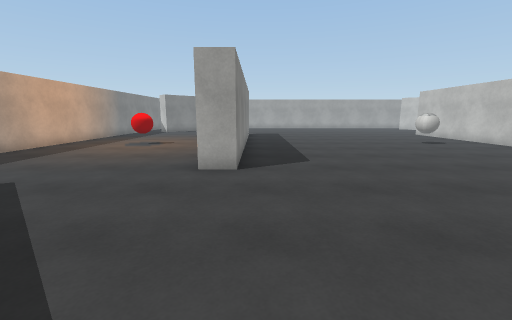
View 1 (above)

24 first-person views from a walk through a scene from a Unity 3-D project. The camera is 1.4 m above the floor, tilts 10° down and sees 90° across. The floor is counted in squares, 1 m on a side. Each view is taken from the middle of a square. On the plan, view 1 faces up. The plan holds only what a view shows up to about 13 squares ahead; the rest is blank. Surface patterns are stand-ins for the level's own textures.

View 2
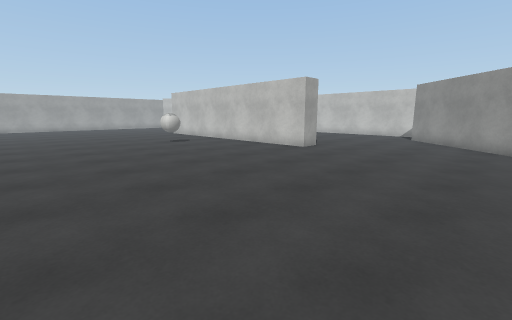

View 3
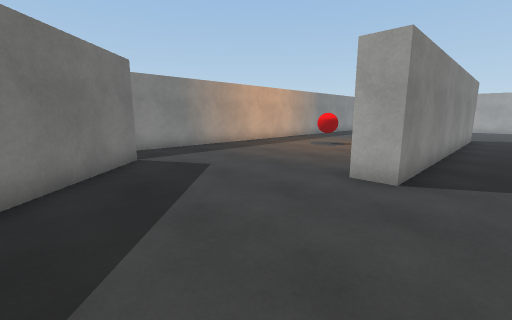

View 4
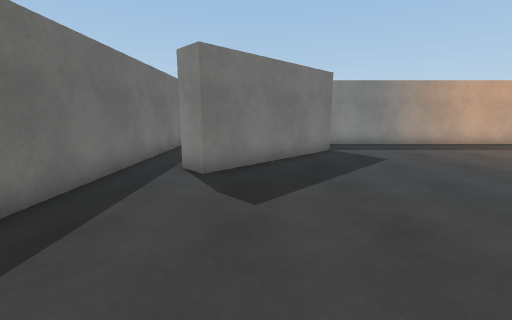

View 5
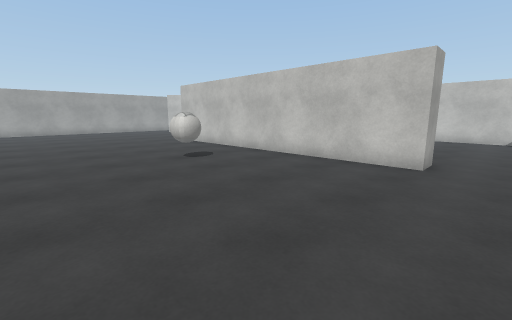

View 6
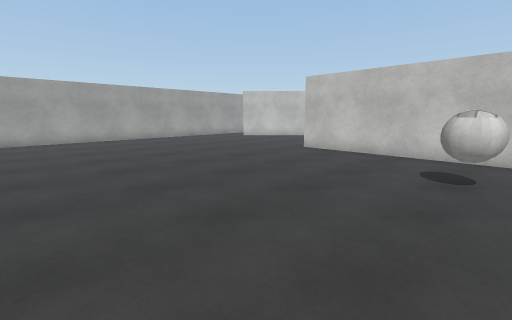

View 7
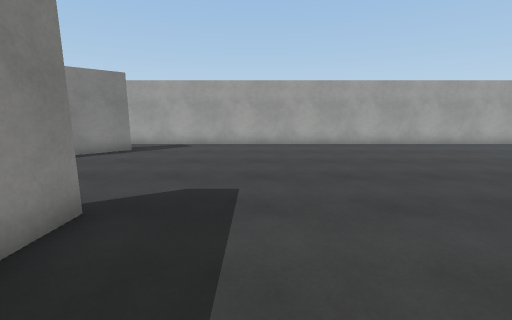

View 8
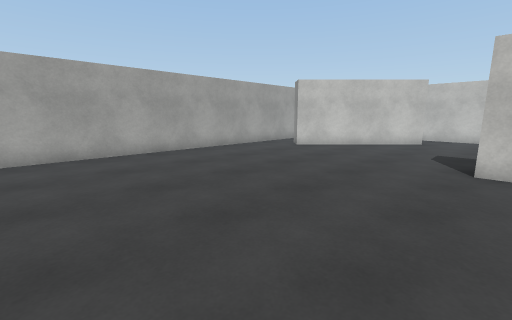

View 9
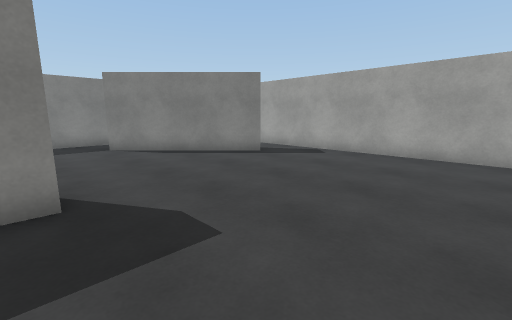

View 10
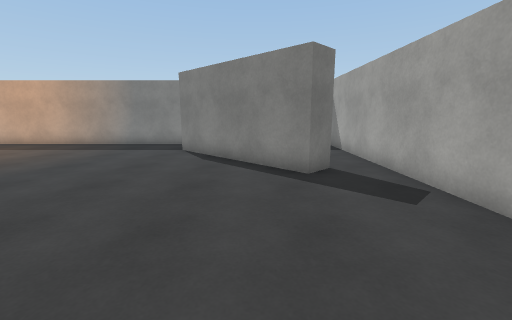

View 11
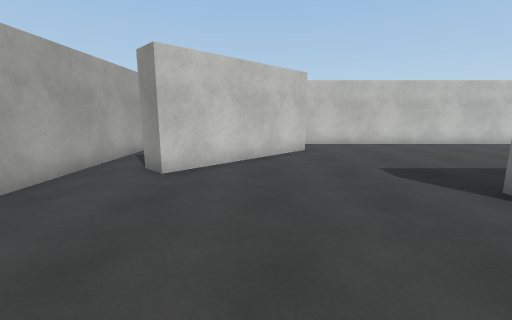

View 12
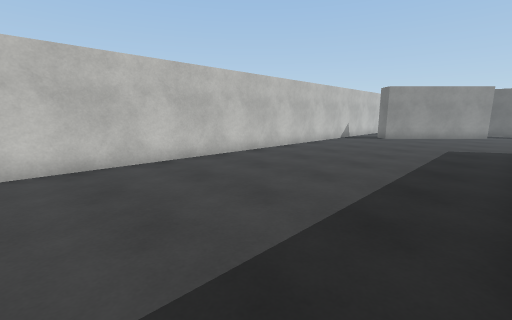

View 13
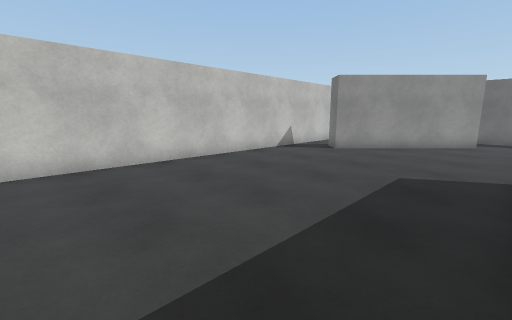

View 14
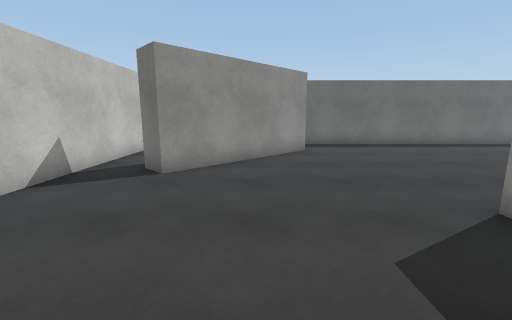

View 15
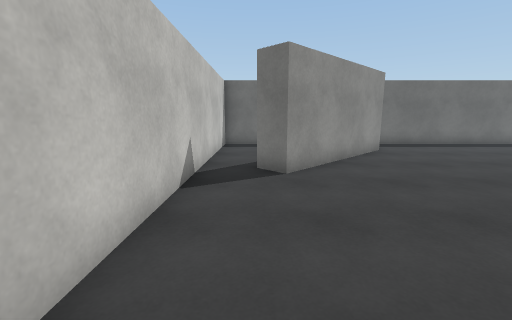

View 16
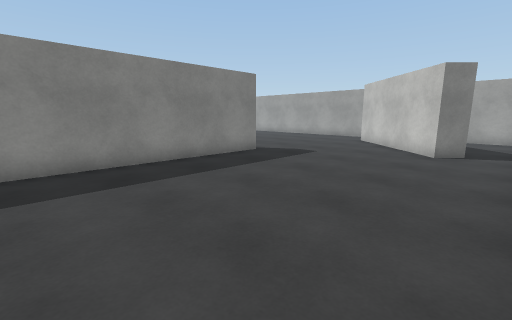

View 17
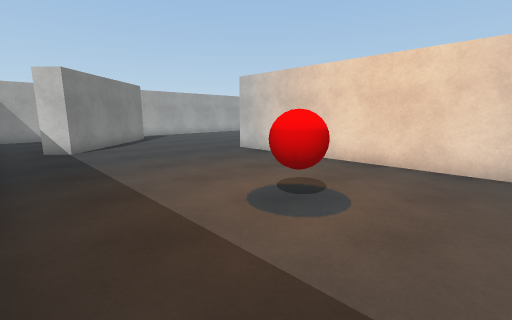

View 18
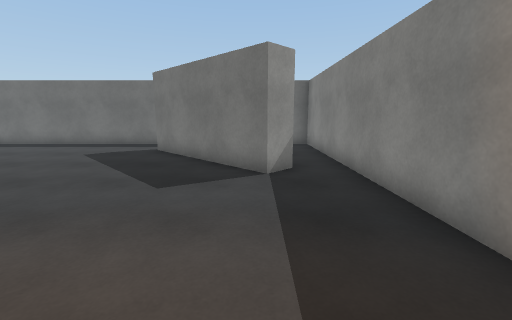

View 19
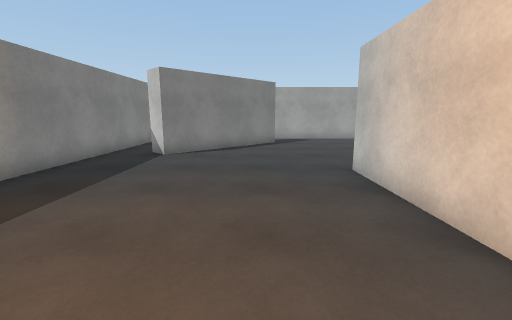

View 20
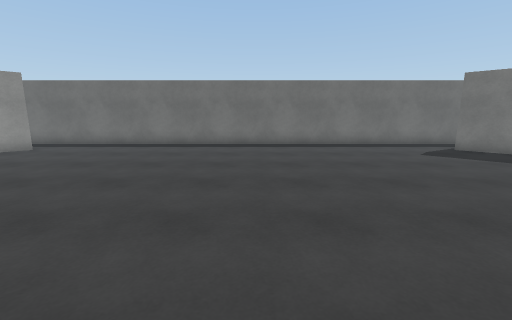

View 21
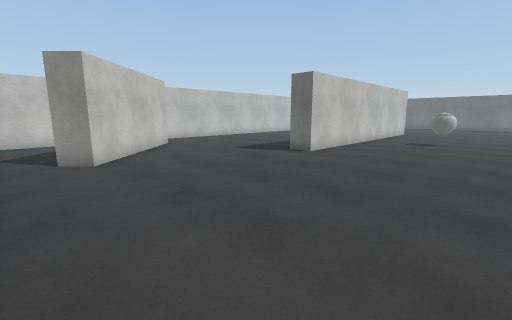

View 22
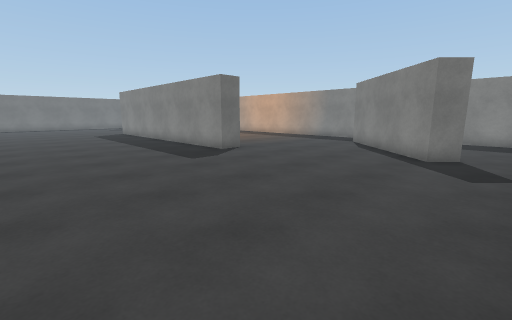

View 23
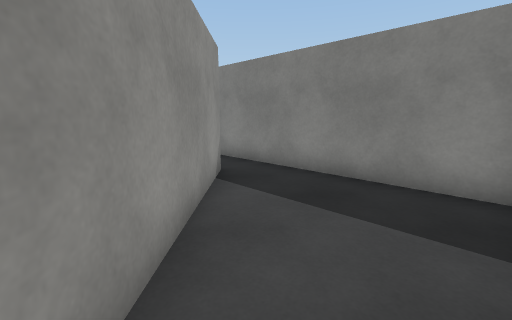

View 24
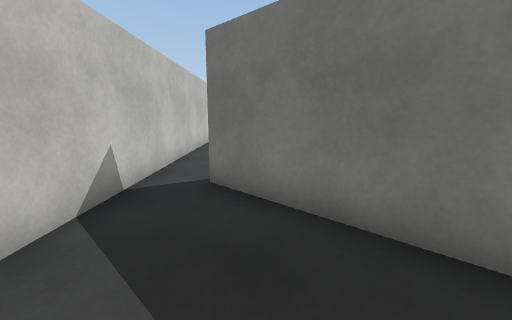

### Floor plan
Points are (right, up) in squares from view 1. A wall is a line through its corners. A room is listed if a view was taken in it or the views show most of it. See-through windows are left out.
Room 1 (views 1, 2, 3, 4, 5, 6, 7, 8, 9, 10, 11, 12, 13, 14, 15, 16, 17, 18, 19, 20, 21, 22, 23)
walls: (-1.5, 9.9) (-1.5, 18.5) (-0.5, 18.5) (-0.5, 6.5) (-1.5, 6.5); (12.6, 6.5) (11.5, 6.5) (11.5, 18.5) (12.5, 18.5) (12.5, 10.9); (13.9, -0.4) (18.3, 4) (19, 3.2); (-8, 3.2) (-7.3, 4) (-3, -0.3) (-3.8, -1); (-4.9, 24.8) (-3.7, 26) (-3, 25.3) (-7.3, 21) (-8, 21.7); (19, 21.7) (18.3, 21) (14, 25.3) (14.8, 26); (-9.5, 21.4) (-9.5, 1.5); (13.4, 27.5) (-6.5, 27.5); (-6.5, -2.5) (13.5, -2.5); (20.5, 0.5) (20.5, 20.5)
ways out: opening at (14.5, 26.5) to room 2; opening at (19.5, 21.5) to room 2; opening at (-8.5, 21) to room 3; opening at (-5.5, 26.5) to room 3; opening at (-7.2, 0) to room 4; opening at (14.5, -1.5); opening at (19.5, 0.5)
objects: red ball (-6, 12) to (-5, 13); ball (8, 12) to (9, 13)
Room 2 (view 24)
walls: (15.7, 25) (19, 21.7); (20.1, 27.5) (13.4, 27.5); (20.5, 20.5) (20.5, 27)
ways out: opening at (14.5, 26.5) to room 1; opening at (19.5, 21.5) to room 1
Room 3 (no view inside)
walls: (-9.5, 27.1) (-9.5, 21.4); (-6.5, 27.5) (-9, 27.5); (-8, 21.7) (-4.9, 24.8)
ways out: opening at (-8.5, 21) to room 1; opening at (-5.5, 26.5) to room 1
Room 4 (no view inside)
walls: (-9.5, 1.5) (-9.5, -2.5) (-6.5, -2.5)
ways out: opening at (-7.2, 0) to room 1

Where each view was taken, in squares from view 1:
view 1: 0 up, 0 right, facing up
view 2: 0 up, 2 right, facing up-right
view 3: 1 up, 1 right, facing up-left
view 4: 1 up, 3 right, facing left
view 5: 5 up, 4 right, facing up-right
view 6: 12 up, 2 right, facing up-right
view 7: 15 up, 2 right, facing up
view 8: 18 up, 4 right, facing up-right
view 9: 18 up, 4 right, facing up-left
view 10: 24 up, 3 right, facing left
view 11: 23 up, 8 right, facing right
view 12: 20 up, 13 right, facing down-right
view 13: 14 up, 13 right, facing down-right
view 14: 10 up, 16 right, facing down
view 15: 10 up, 19 right, facing down
view 16: 11 up, 20 right, facing up-left
view 17: 10 up, 9 left, facing up-right
view 18: 10 up, 7 left, facing down
view 19: 12 up, 4 left, facing up
view 20: 10 up, 5 right, facing down
view 21: 27 up, 6 right, facing down-right
view 22: 27 up, 6 right, facing down-left
view 23: 27 up, 4 left, facing down-left
view 24: 27 up, 18 right, facing down
